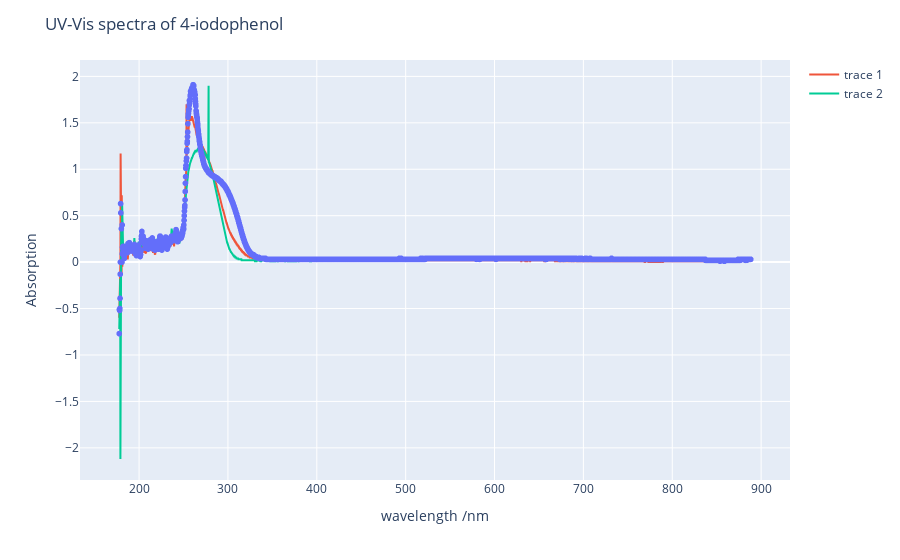

Source (notebook cell):
### Code cell
import plotly.express as px
fig = px.scatter(x=all_data.w_NaOH, y=all_data.A_NaOH )
fig.add_scatter(x=all_data.w_buffer, y=all_data.A_buffer)
fig.add_scatter(x = all_data.w_HCl, y=all_data.A_HCl)
fig.update_layout(
    title="UV-Vis spectra of 4-iodophenol",
    xaxis_title="wavelength /nm ",
    yaxis_title="Absorption")
fig.show()

### Figure 1 — Plotly figure (JSON) as saved in the notebook; plotly's stock layout.template omitted (floating-point values rounded to 4 significant figures; data arrays with more than 128 entries replaced by an {"elided": "..."} marker saying what was removed)
{"data": [{"hovertemplate": "x=%{x}<br>y=%{y}<extra></extra>", "legendgroup": "", "marker": {"color": "#636efa", "symbol": "circle"}, "mode": "markers", "name": "", "showlegend": false, "type": "scattergl", "x": {"elided": "3648 float values"}, "xaxis": "x", "y": {"elided": "3648 float values"}, "yaxis": "y"}, {"type": "scatter", "x": {"elided": "3648 float values"}, "y": {"elided": "3648 float values"}}, {"type": "scatter", "x": {"elided": "3648 float values"}, "y": {"elided": "3648 float values"}}], "layout": {"legend": {"tracegroupgap": 0}, "margin": {"t": 60}, "title": {"text": "UV-Vis spectra of 4-iodophenol"}, "xaxis": {"anchor": "y", "domain": [0, 1], "title": {"text": "wavelength /nm "}}, "yaxis": {"anchor": "x", "domain": [0, 1], "title": {"text": "Absorption"}}}}
